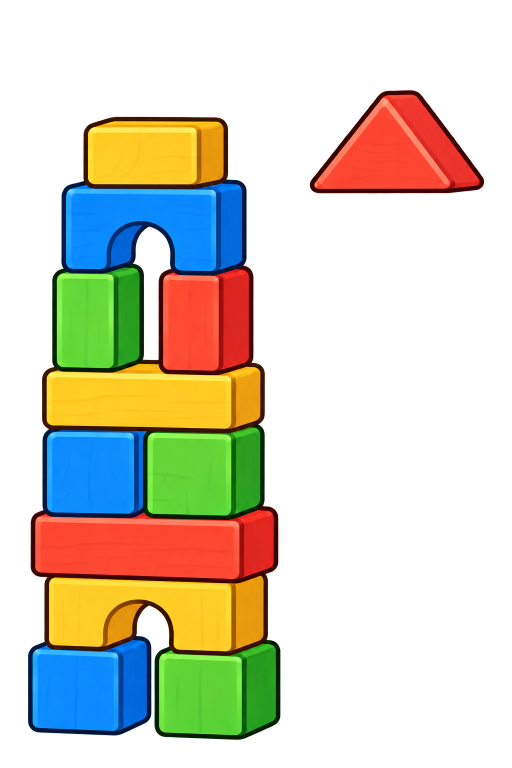
#> input picture art-source/home-refinements/layers-blocks.png, 1024 x 1536 px, given in place of layers-mugs.png, which was not available (shown at 1/2 size)
$ python register-home-layers.py
#> lines starting #> are read from the running program, lines starting #| are printed output that depends on the picture; pictures that were not available may be replaced by others from this repository, and a replacement may not be noted
"""Lossless format conversion + read-only alpha bounds for generated art sheets.

No drawing, matte removal or image reconstruction: the generated PNG alpha is
preserved. Runtime CSS selects each independent cell using its measured bounds.
"""
from pathlib import Path
from itertools import groupby
import json
from PIL import Image

ROOT=Path(__file__).resolve().parents[1]
SOURCE=ROOT/'art-source/home-refinements'
OUT=ROOT/'anim/home-art/refined'
IDS=['mugs','cones','blocks','cherry','ducks','ice','bowls','coins']

def bounds(alpha, box):
    b=alpha.crop(box).point(lambda a:255 if a>128 else 0).getbbox()
    if not b: raise ValueError('Empty sprite cell')
    x,y,r,bottom=b
    # Retain a two-pixel antialiasing margin inside the cell.
    x=max(0,x-2);y=max(0,y-2);r=min(box[2]-box[0],r+2);bottom=min(box[3]-box[1],bottom+2)
    return [x+box[0],y+box[1],r-x,bottom-y]

if __name__=='__main__':
    OUT.mkdir(exist_ok=True)
    result={}
    for id in IDS:
        im=Image.open(SOURCE/f'layers-{id}.png').convert('RGBA');a=im.getchannel('A')
#> further down, im is the input picture: PIL image 1024x1536 RGBA; mean R, G, B, A 64.1, 56.5, 36.2, 88.9
#> after `a = im.getchannel('A')`:
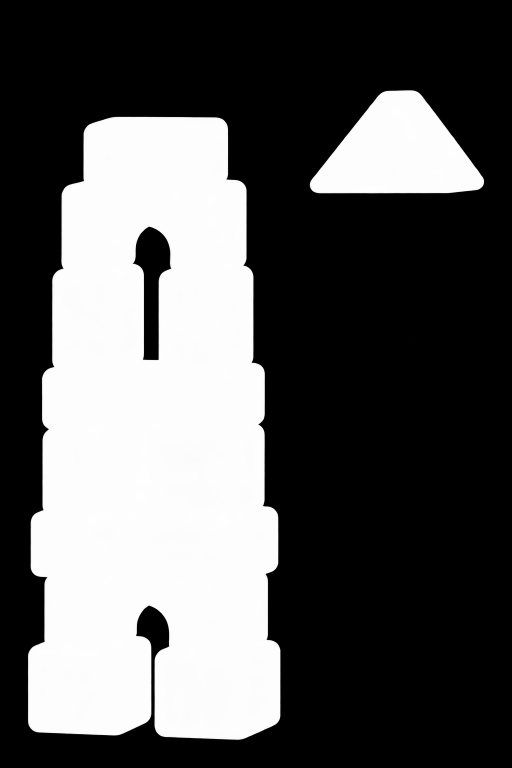
#> a: PIL image 1024x1536 L (shown at 1/2 size); min 0, max 254, mean 88.9
        # The generator may use unequal cell widths. Measure the empty gutter.
        occupied=[a.crop((x,0,x+1,im.height)).getextrema()[1]>128 for x in range(im.width)]
#> occupied = 1024 items, first 6: False, False, False, False, False, False
        runs=[];start=0
        for value,group in groupby(occupied):
            n=len(list(group));end=start+n
            if not value and start>im.width*.2 and end<im.width*.9:runs.append((start,end))
            start=end
#> this loop made 5 passes
#> (value, n, end, start) on passes 1 to 5: (False, 56, 56, 56), (True, 505, 561, 561), (False, 59, 620, 620), (True, 348, 968, 968), (False, 56, 1024, 1024)
#> after the loop, runs = [(561, 620)]
        if not runs:raise ValueError(f'No transparent gutter in {id}')
        left,right=max(runs,key=lambda r:r[1]-r[0]);split=(left+right)//2
#> after `left, right = max(runs, key=lambda r: r[1] - r[0])`: left = 561; right = 620
#> after `split = (left + right) // 2`: split = 590
        result[id]={'file':f'refined/layers-{id}.webp','base':bounds(a,(0,0,split,im.height)),'top':bounds(a,(split,0,im.width,im.height))}
#> in bounds, `b=alpha.crop(box).point(lambda a:255 if a>128 else 0).getbbox()`: b = (56, 234, 561, 1479)
#> in bounds, `x,y,r,bottom=b`: x = 56; y = 234; r = 561; bottom = 1479
#> in bounds, `x = max(0, x - 2)`: x = 54
#> in bounds, `y = max(0, y - 2)`: y = 232
#> in bounds, `r = min(box[2] - box[0], r + 2)`: r = 563
#> in bounds, `bottom = min(box[3] - box[1], bottom + 2)`: bottom = 1481
        im.save(OUT/f'layers-{id}.webp','WEBP',lossless=True,method=6)
        print(id,result[id])
#| mugs {'file': 'refined/layers-mugs.webp', 'base': [54, 232, 509, 1249], 'top': [618, 179, 352, 210]}
#> pass 2 of the loop `for id in IDS:`:
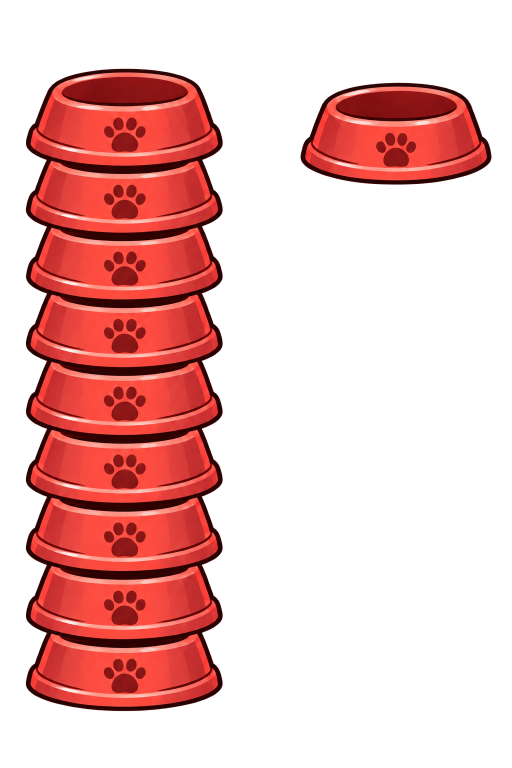
#> input picture art-source/home-refinements/layers-bowls.png, 1024 x 1536 px, given in place of layers-cones.png, which was not available (shown at 1/2 size)
#> im is the input picture: PIL image 1024x1536 RGBA; mean R, G, B, A 85.2, 23.6, 21.2, 82.5
#> `a = im.getchannel('A')`:
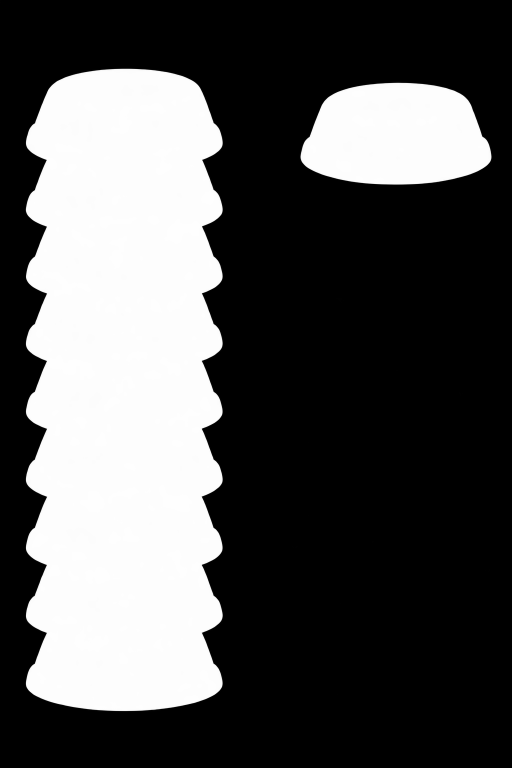
#> a: PIL image 1024x1536 L (shown at 1/2 size); min 0, max 254, mean 82.5
#> the loop `for value,group in groupby(occupied):` made 5 passes
#> (value, n, end, start) on passes 1 to 5: (False, 52, 52, 52), (True, 393, 445, 445), (False, 156, 601, 601), (True, 382, 983, 983), (False, 41, 1024, 1024)
#> after the loop `for value,group in groupby(occupied):`: runs = [(445, 601)]
#> left = 445; right = 601
#> split = 523
#| cones {'file': 'refined/layers-cones.webp', 'base': [50, 136, 397, 1288], 'top': [599, 164, 386, 207]}
#> (the run stopped early here; a loop or call above may not have finished)
